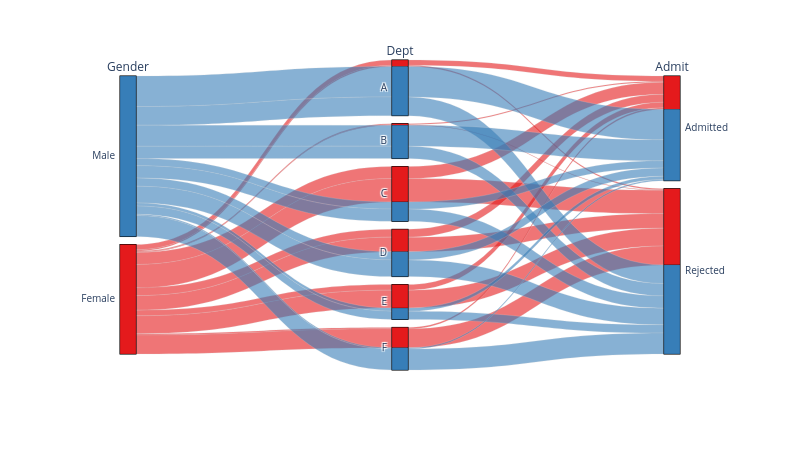

The code cell stored with this chart in its notebook:
### Markdown cell above
From this diagram, we see that, overall, women are admitted at a lower rate than men.

Now let's add the department in the middle.

### Code cell
fig = px.parallel_categories(
    ucb_people,
    dimensions=['Gender', 'Dept', 'Admit'], 
    color=ucb_people.Gender.cat.codes,
    color_continuous_scale=plotly_cmap[:len(ucb_people.Gender.unique())],
    width=800, height=450,
)
fig.update_traces(line_shape='hspline')
fig.update_layout(coloraxis_showscale=False)
fig.show()

### Figure 1 — Plotly figure (JSON) as saved in the notebook; plotly's stock layout.template omitted (floating-point values rounded to 4 significant figures; data arrays with more than 128 entries replaced by an {"elided": "..."} marker saying what was removed)
{"data": [{"dimensions": [{"label": "Gender", "values": {"elided": "4526 str values"}}, {"label": "Dept", "values": {"elided": "4526 str values"}}, {"label": "Admit", "values": {"elided": "4526 str values"}}], "domain": {"x": [0, 1], "y": [0, 1]}, "line": {"color": {"elided": "4526 int values"}, "coloraxis": "coloraxis", "shape": "hspline"}, "name": "", "type": "parcats"}], "layout": {"coloraxis": {"autocolorscale": false, "colorbar": {"title": {"text": "color"}}, "colorscale": [[0, "rgb(228,26,28)"], [1, "rgb(55,126,184)"]], "showscale": false}, "height": 450, "legend": {"tracegroupgap": 0}, "margin": {"t": 60}, "width": 800}}
